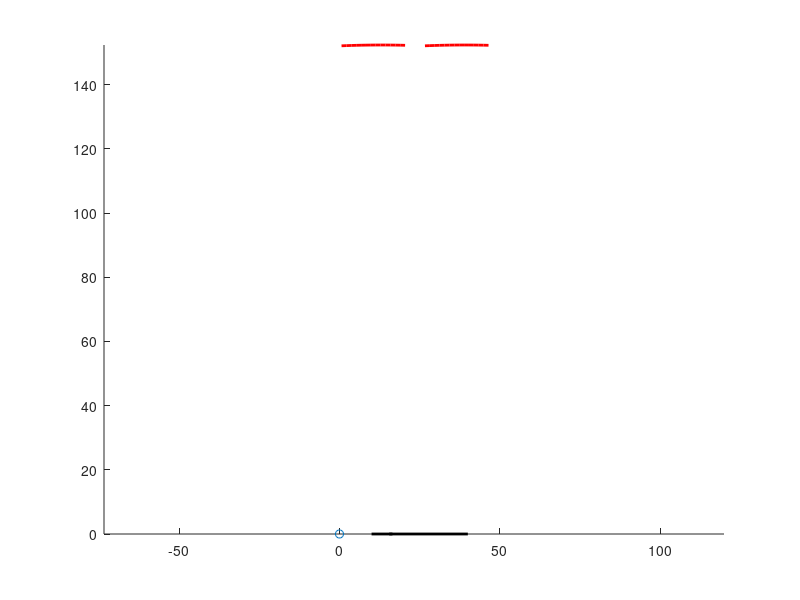

The MATLAB source for this figure: (Note: this script raises an error after producing the figure.)
x0=0;y0=0;
axis equal
R=304.8;
F=0.5*R;
t=88.6/180*pi:0.005:92.4*pi/180;
center=[13 -R/2];
X=R*cos(t)+center(1);
Y=R*sin(t)+center(2);
hold on;
% scatter(center(1),center(2),'r*');
scatter(x0,y0,'k*');
plot(X,Y,'r','Linewidth',2);
Nn=3;%光线数
Pt=t([1,round(length(t)/2),end]);
Px=R.*cos(Pt)+center(1);
Py=R.*sin(Pt)+center(2);
kr=0;
%平面镜1
Ax=10;Ay=0; %平面镜左端
Bx=40;By=0; %平面镜右端
km1=(By-Ay)/(Bx-Ax); %镜斜率
jm1=Ay-km1*Ax; %镜截距
plot([Ax,Bx],[Ay,By],'k','Linewidth',2);
%球面镜2
R2=304.8;
center2=[39,-R2/2];
t2=t;
X2=R2*cos(t2)+center2(1);
Y2=R2*sin(t2)+center2(2);
plot(X2,Y2,'r','Linewidth',2);
%探测器
Cx=15.5;Cy=0; %mirror2左
Dx=16.5;Dy=0; %mirror2右
km2=(Dy-Cy)/(Dx-Cx); %镜斜率
jm2=Cy-km2*Cx; %镜截距
plot([Cx,Dx],[Cy,Dy],'k','Linewidth',2);
% x3=nan;y3=nan;
syms x y;
for i=1:Nn
    coArray=['#0072BD';'#D95319';'#EDB120';'#7E2F8E';'#77AC30';'#4DBEEE';'#A2142F'];%颜色库
    color=coArray(mod(i,7)+1,:); %根据i选定一种颜色
%     x3=nan;y3=nan;
    kr=(Py(i)-center(2))/(Px(i)-center(1));
    [x1,y1,flag]=reflect(x0,y0,Px(i),Py(i),-1/kr,km1,jm1,Ax,Bx,1);
    if flag==0
        continue;
    end
    [x2,y2,flag]=reflect(Px(i),Py(i),x1,y1,km1,0,50,40,50,0);
    s=solve((x-center2(1)).^2+(y-center2(2)).^2==R2^2, ...
        (x1-x2).*(y-y2)==(y1-y2).*(x-x2),x,y);
    x3=double(s.x); x3=x3(2);
    y3=double(s.y); y3=y3(2);
    plot([x1,x3],[y1,y3],'Color',color,'Linewidth',1.5);
    [x4,y4,flag]=reflect(x1,y1,x3,y3,-(x3-center2(1))/(y3-center2(2)),km2,jm2,Cx,Dx,1);
end
axis equal
set(gca,'color','none');
axis off;
hold off;
axis equal
%% 主函数中用到的函数
%input:入射光路上一点x1y1 反射点x2y2 反射镜斜率km
% 目标线段(cd)的斜率ko和截距jo,端点横坐标CxDx,i用于选颜色,hua 1画(画图可在后面加i参数) 0不画
%output:画出从入射光路上一点出发,经一次反射,打到cd上的完整光路
% x3 y3反射光与cd所在直线的交点,flag表示能否打中
function [x3,y3,flag]=reflect(x1,y1,x2,y2,km,ko,jo,Cx,Dx,hua,i)
    %km=0,法线斜率为Inf,故分类讨论
    if km==0
        x3=2*x2-x1;
        y3=y1;
    else
        %过x1y1作与镜子平行的直线 斜率km    截距y1-km.*x1
        %过x2y2作与镜子垂直的直线 斜率-1/km 截距y2+x2./km
        [x_c,y_c]=linecross(km,y1-km.*x1, -1/km,y2+x2./km);%求两直线交点
        x3=2.*x_c-x1;
        y3=2.*y_c-y1;
    end
    %反射光线斜率有可能Inf
    if abs(x2-x3)<=1e-10   %matlab算力有限(可以理解为x2==x3)
        y3=ko.*x2+jo;
    else
        kr=(y3-y2)/(x3-x2); %反射光斜率
        jr=y2-kr*x2;
        [x3,y3]=linecross(kr,jr,ko,jo);%反射光与cd的交点
    end
    %判断是否打中
    if x3>=Cx && x3<=Dx
        flag=1;
    else
        flag=0;
    end    
    %是否画图
    if hua==1
        if(~exist('i','var'))
            color='k';
        else
            coArray=["#7E2F8E";"#0072BD";"#77AC30"];%颜色库
            color=coArray(mod(i-1,3)+1); %根据i选定一种颜色
        end
        plot([x1,x2],[y1,y2],'Color',color,'Linewidth',1.5);%画入射光线
        plot([x2,x3],[y2,y3],'Color',color,'Linewidth',1.5);%画反射光线
    end
end
%% 抛物线上一点x,y的斜率
%抛物线焦点x0,y0移到原点后的准线的斜率k与截距b
function k=pslope(x,y,x0,y0,k,b)
    x=x-x0;y=y-y0; %先把点移到原点抛物线上
    k=(k.*b-x-k.*y)./(k^2.*y+k.*x+b);%原点抛物线上一点的切线斜率
end
%% 已知两条直线的斜率和截距，求交点坐标
function [x,y]=linecross(k1,b1,k2,b2)
  x=[];
  y=[];
  if k1==k2 && b1==b2
      disp('重合');
  elseif k1==k2 && b1~=b2
      disp('无交点');
  else
     x=(b2-b1)./(k1-k2);
     y=k1.*x+b1;
  end
end
%联立解方程